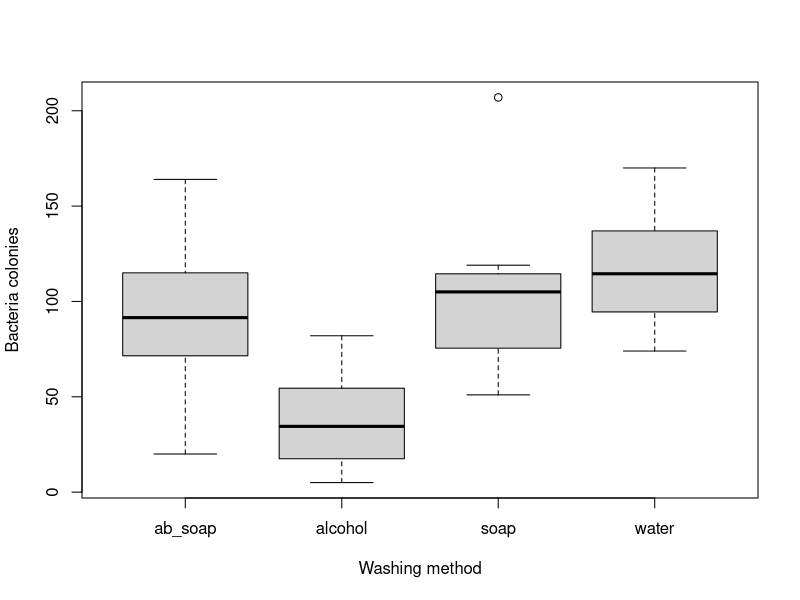
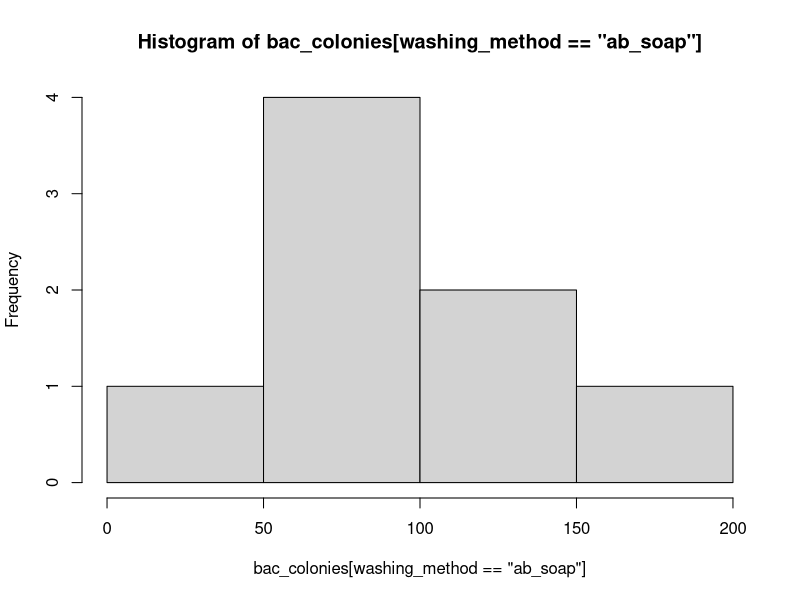
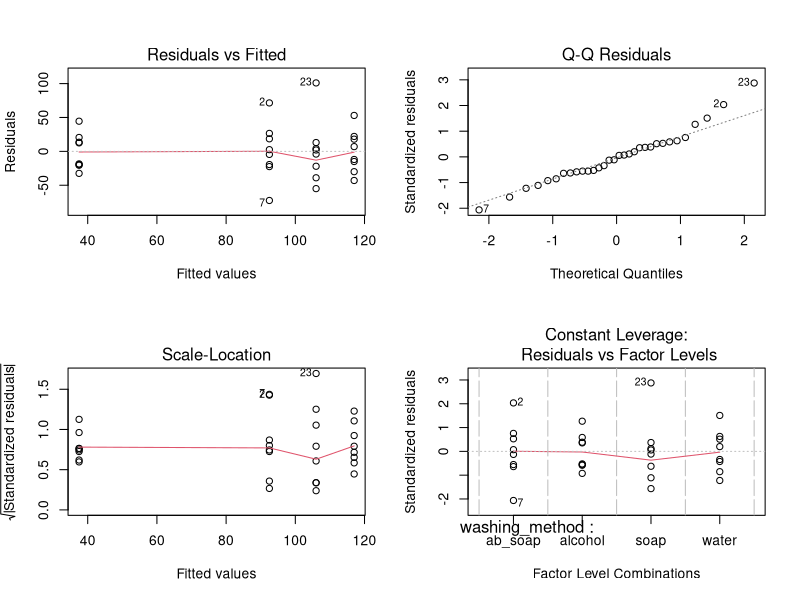
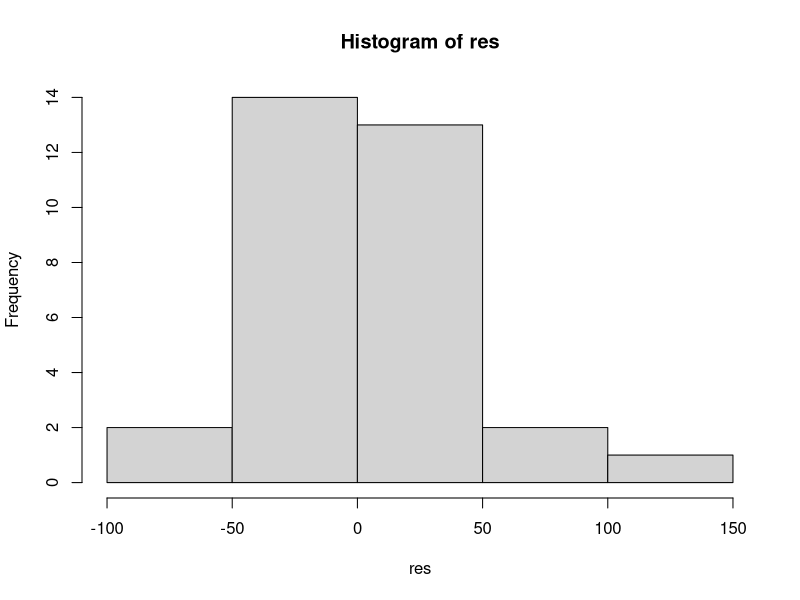
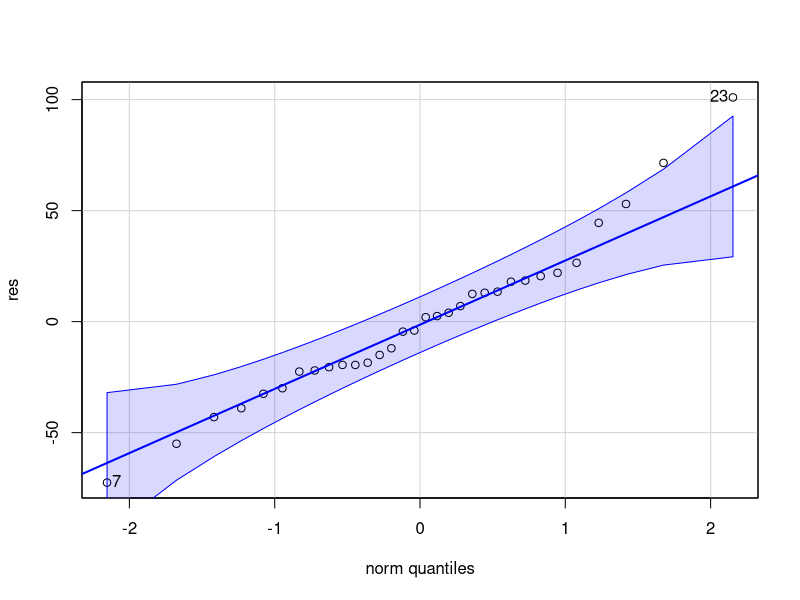

Generate these figures, in order, with R: (Note: this script raises an error after producing the figures.)
## ---- chunk 1
knitr::opts_chunk$set(echo = TRUE)

# packages needed for lab 6
library(readr)
library(tidyverse)
library(car)
library(ggplot2)
library(multcomp) # new package alert! Make sure to install.packages("")

# datasets needed for lab 6
hand_wash <- read_csv("hand_washing.csv")
malaria <- read_csv("malaria_vs_maize.csv")
eggs <- read_csv("cuckooeggs.csv")

## ---- chunk 2
##read in your data and check out how its structured 
hand_wash<-read.csv("hand_washing.csv")

dim(hand_wash) # 32 observations/rows, 2 variables/columns (CLT wouldn't apply)

str(hand_wash) # washing_method = data type is 'chr', we should change it to factor for these analyses
# transform washing_method into a factor
hand_wash$washing_method <- as.factor(hand_wash$washing_method)
str(hand_wash) # washing_method = 'chr', won't work for the mcp()

# another way to see the different levels in a factor
# HINT: unique(dataset$variable)
unique(hand_wash$washing_method) # 4 levels
## ---- chunk 3
library(car)
## Loading required package: carData
#install.packages("multcomp")
library(multcomp)
## ---- chunk 4
boxplot(bac_colonies~washing_method,
        data=hand_wash,
        xlab="Washing method",ylab="Bacteria colonies") #one outlier


with(hand_wash,hist(bac_colonies[washing_method=="ab_soap"])) # remember [ ] selects for objects 

## ---- chunk 5

# HINT: aov(y ~ x, data = dataset)
wash1 <- aov(bac_colonies~washing_method, data=hand_wash) #run the ANOVA
par(mfrow=c(2,2)) # places 2 plots on 1 output view
plot(wash1) #look at the diagnostic plots; focus on the first two plots (fitted vs residuals & QQ plot)

par(mfrow=c(1,1)) # resets output view
res=wash1$residuals #retrieve the residuals

## ---- chunk 6

# Tool 1 for checking normality
hist(res)

# Tool 2 for checking normality
qqPlot(res) 

# Tool 3 for checking normality

shapiro.test(res) ## W = 0.96575, p-value = 0.3911

## ---- chunk 7

leveneTest(bac_colonies~washing_method,hand_wash) # F value = 0.1777, p-value =  0.9106

# some of you have been asking about the red output 'group coerced to factor' this is not an error, just a message saying the function leveneTest transformed your washing_method from a character to factor because the function has the argument that your factor needs to be a factor and not a character

str(hand_wash) # you can see that washing_method is considered a chr or factor in this dataset, if you followed the above code we transformed it into a factor after we called in the data
## ---- chunk 8
# we actually already ran the anova when we created the residuals as a reminder we did it with:
# HINT: aov(y ~ x, data = dataset)
wash1 <- aov(bac_colonies ~ washing_method, data=hand_wash)  
#So now we just need to get the results with:
summary(wash1) ## THIS IS THE ANOVA TABLE WE ARE REFERRING TO IN HW QUESTION 1E
## ---- chunk 9
# HINT: TukeyHSD(aov_model)
TukeyHSD(wash1)

## ---- chunk 10
# Use the function glht in the multcomp package

# HINT: glht(ANOVA_MODEL, linfct = mcp(FACTOR = "Tukey)
?glht() # you'll see you need to have a factor for your mcp(argument)

Post_hoc <- glht(wash1, linfct = mcp(washing_method = "Tukey")) # if washing_method is not a factor when you ran the wash1 anova, the glht() will not work

summary(Post_hoc) 

confint(Post_hoc) # shows your lower and upper CI bounds 
cld(Post_hoc) #compact letter display of Tukey groups

plot(Post_hoc, main = "Fig 1: 95% confidence level") #confidence intervals plotted
# the mean number of bacterial colonies on alcohol is significantly different than all other levels (alcohol = a, the rest of the levels = b)
# (has a different letter and CIs don't overlap with 0 and p-values significant)
